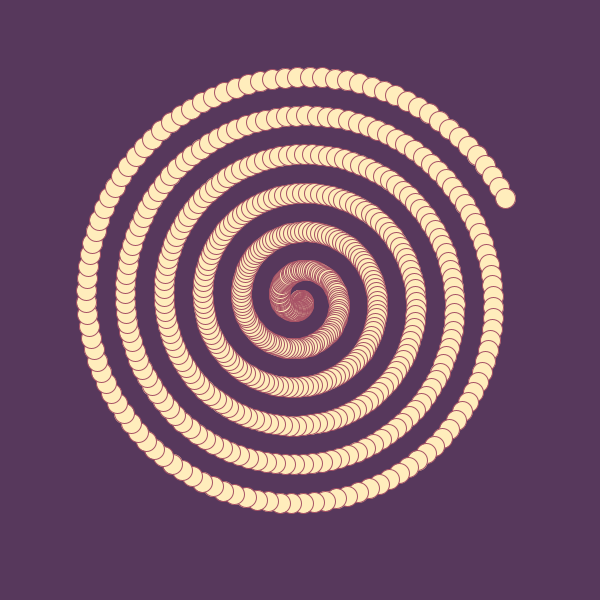
Frame 1 (no input)
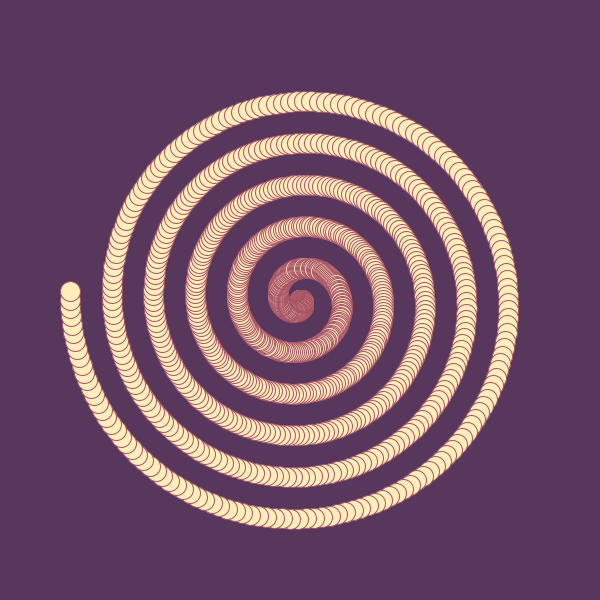
Frame 2 (the mouse pressed at the canvas centre, redrawn once)

The Processing sketch that drew these frames (run headless with seeded random() and noise(); the mouse was pressed at the canvas centre and the sketch redrawn once):

// Processing sketch: processing_175388
// ── processing_175388.pde

void setup ()
{
  size (600, 600);
  smooth();
  noLoop();
}

void draw ()
{
  // hintergrund
  background (#57385c);

  // wie viele  Kreise sollen gezeichnet werden? -----------------------
  int numberOfElements = (int) random (50, 1000);
  float numberOfCirculations = random (1, 20);

  // wie groß sollen die Abstände zwischen den Kreisen sein?-------------------
  float angleSteps = numberOfCirculations * TWO_PI / numberOfElements;
  float radiusSteps = (float) 230 / numberOfElements;

  int i = 0;

  while (i < numberOfElements)
  {

    // Berechnung -----------------------

    float r = radiusSteps * i;
    float angle = angleSteps * i;
    float x = width/2 + cos (angle)*r;
    float y = height/2 + sin (angle)*r;

    // Kreis zeichnen ---------------------------------

    fill (#ffedbc);
     stroke (#A75265);
    ellipse (x, y, 20, 20);

    // zählvariable erhöhen----------------------------------

    i = i + 1;
  }
}

void mousePressed () {
  redraw();
}
